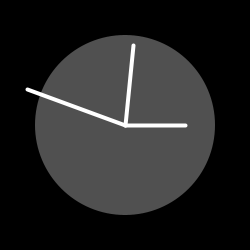
Frame 1 (no input)
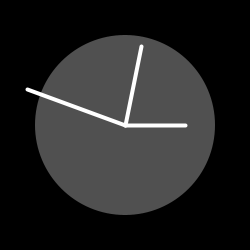
Frame 60 (the mouse pressed at the canvas centre just before this capture)
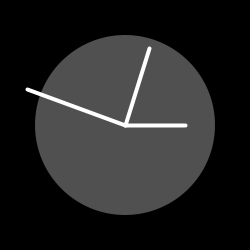
Frame 120 (the mouse held since frame 60 and released just before this capture)

The Processing sketch that drew these frames (run headless with seeded random() and noise(); from frame 60 on, the mouse is pressed at the canvas centre):

// Processing sketch: processing_27234
// ── processing_27234.pde

// Drawing the Time
// From http://web.arch.usyd.edu.au/~rob/teaching/2010/DECO1012/lectures/DECO1012-Lecture-07.pdf


void setup() {  //setup function called initially, only once
  size(250, 250);
  background(255);  //set background white
}

void draw() {
translate(width/2, height/2);
background(0);
noStroke();
fill(80);
// Angles for sin() and cos() start a 3 o'clock,
// subtract HALF_PI to make them start at the top
ellipse(0, 0, 180, 180);
stroke(255);
strokeWeight(4);   // Thicker
float s = map(second(), 0, 60, 0, TWO_PI) - HALF_PI;
float m = map(minute(), 0, 60, 0, TWO_PI) - HALF_PI;
float h = map(hour() % 12, 0, 12, 0, TWO_PI) - HALF_PI;
line(0, 0, cos(s) * 80, sin(s) * 80);
line(0, 0, cos(m) * 60 * 2, sin(m) * 60);
line(0, 0, cos(h) * 30 * 2, sin(h) * 30);
}

                
                
